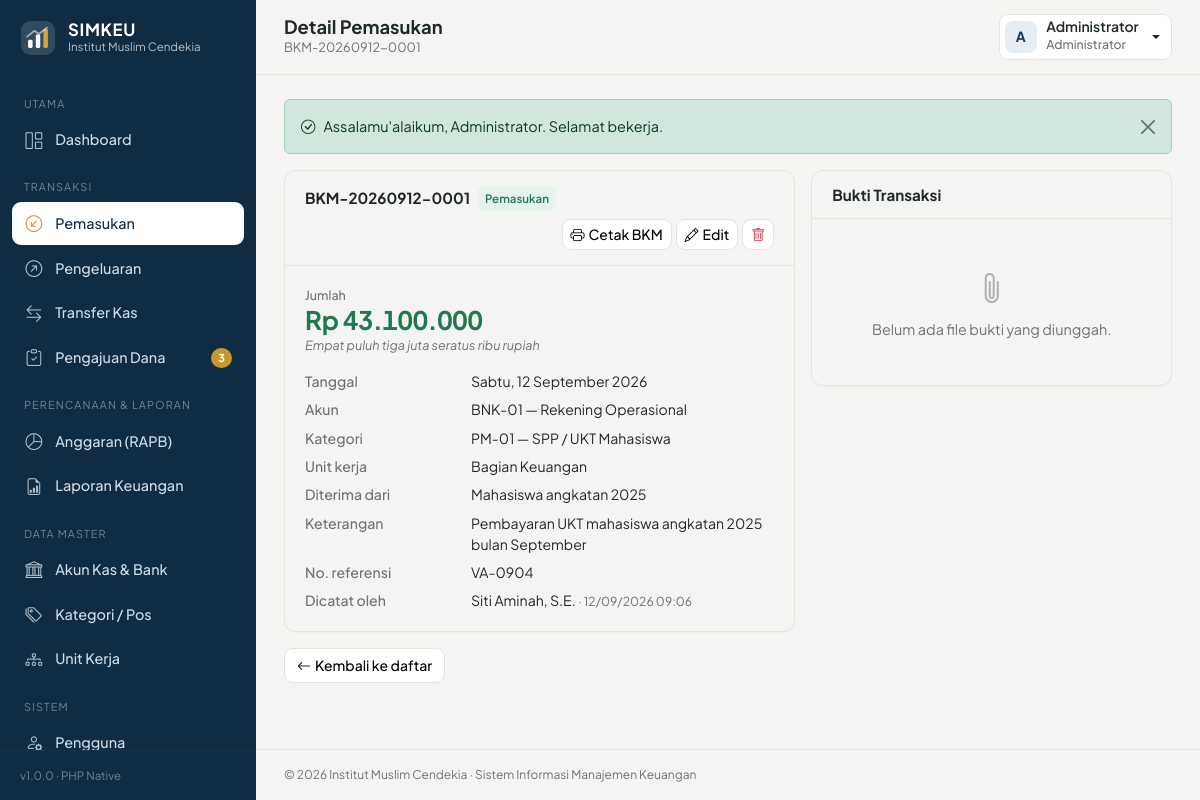
The page /index.php?page=pemasukan&act=view&id=127 (signed in) on the database its author committed.
### tables this page shows
CREATE TABLE transaksi (
    id INT AUTO_INCREMENT PRIMARY KEY,
    no_transaksi VARCHAR(30) NOT NULL UNIQUE,
    tanggal DATE NOT NULL,
    tipe ENUM('masuk','keluar','transfer') NOT NULL,
    akun_id INT NOT NULL,
    akun_tujuan_id INT NULL,
    kategori_id INT NULL,
    unit_id INT NULL,
    jumlah DECIMAL(15,2) NOT NULL,
    pihak VARCHAR(150) NULL COMMENT 'Diterima dari / dibayarkan kepada',
    keterangan VARCHAR(255) NOT NULL,
    no_referensi VARCHAR(50) NULL,
    bukti VARCHAR(255) NULL,
    user_id INT NULL,
    created_at TIMESTAMP DEFAULT CURRENT_TIMESTAMP,
    updated_at TIMESTAMP NULL DEFAULT NULL ON UPDATE CURRENT_TIMESTAMP,
    INDEX idx_tanggal (tanggal),
    INDEX idx_tipe (tipe),
    CONSTRAINT fk_trx_akun FOREIGN KEY (akun_id) REFERENCES akun_kas(id),
    CONSTRAINT fk_trx_akun_tujuan FOREIGN KEY (akun_tujuan_id) REFERENCES akun_kas(id),
    CONSTRAINT fk_trx_kategori FOREIGN KEY (kategori_id) REFERENCES kategori(id),
    CONSTRAINT fk_trx_unit FOREIGN KEY (unit_id) REFERENCES unit(id) ON DELETE SET NULL,
    CONSTRAINT fk_trx_user FOREIGN KEY (user_id) REFERENCES users(id) ON DELETE SET NULL
);

CREATE TABLE akun_kas (
    id INT AUTO_INCREMENT PRIMARY KEY,
    kode VARCHAR(10) NOT NULL UNIQUE,
    nama VARCHAR(100) NOT NULL,
    jenis ENUM('kas','bank') NOT NULL DEFAULT 'kas',
    nama_bank VARCHAR(100) NULL,
    no_rekening VARCHAR(50) NULL,
    atas_nama VARCHAR(100) NULL,
    saldo_awal DECIMAL(15,2) NOT NULL DEFAULT 0,
    aktif TINYINT(1) NOT NULL DEFAULT 1
);

CREATE TABLE kategori (
    id INT AUTO_INCREMENT PRIMARY KEY,
    kode VARCHAR(10) NOT NULL UNIQUE,
    nama VARCHAR(100) NOT NULL,
    tipe ENUM('masuk','keluar') NOT NULL,
    keterangan VARCHAR(255) NULL,
    aktif TINYINT(1) NOT NULL DEFAULT 1
);

CREATE TABLE unit (
    id INT AUTO_INCREMENT PRIMARY KEY,
    kode VARCHAR(10) NOT NULL UNIQUE,
    nama VARCHAR(100) NOT NULL,
    penanggung_jawab VARCHAR(100) NULL,
    aktif TINYINT(1) NOT NULL DEFAULT 1
);

CREATE TABLE users (
    id INT AUTO_INCREMENT PRIMARY KEY,
    nama VARCHAR(100) NOT NULL,
    username VARCHAR(50) NOT NULL UNIQUE,
    password VARCHAR(255) NOT NULL,
    role ENUM('admin','bendahara','pimpinan','staf') NOT NULL DEFAULT 'staf',
    unit_id INT NULL,
    aktif TINYINT(1) NOT NULL DEFAULT 1,
    last_login DATETIME NULL,
    created_at TIMESTAMP DEFAULT CURRENT_TIMESTAMP,
    CONSTRAINT fk_users_unit FOREIGN KEY (unit_id) REFERENCES unit(id) ON DELETE SET NULL
);

### index.php (called while the page is built, shortened)
<?php
$routes = [
    'dashboard'   => ['dashboard', 'dashboard'],
    'pemasukan'   => ['transaksi', 'transaksi.view'],
    'pengeluaran' => ['transaksi', 'transaksi.view'],
    'transfer'    => ['transfer', 'transaksi.view'],
    'bukti'       => ['bukti', 'transaksi.view'],
    'pengajuan'   => ['pengajuan', 'pengajuan.view'],
    'anggaran'    => ['anggaran', 'laporan'],
    'laporan'     => ['laporan', 'laporan'],
    'akun_kas'    => ['akun_kas', 'master'],
    'kategori'    => ['kategori', 'master'],
    'unit'        => ['unit', 'master'],
    'pengguna'    => ['pengguna', 'system'],
    'pengaturan'  => ['pengaturan', 'system'],
    'log'         => ['log', 'system'],
    'profil'      => ['profil', null],
];
$page = $_GET['page'] ?? home_page();
[$module, $perm] = $routes[$page];
require __DIR__ . '/modules/' . $module . '.php';

### config/db.php (called while the page is built, shortened)
<?php
function db(): PDO
{
    static $pdo = null;
    if ($pdo === null) {
        $dsn = 'mysql:host=' . DB_HOST . ';port=' . DB_PORT . ';dbname=' . DB_NAME . ';charset=utf8mb4';
        try {
            $pdo = new PDO($dsn, DB_USER, DB_PASS, [
                PDO::ATTR_ERRMODE            => PDO::ERRMODE_EXCEPTION,
                PDO::ATTR_DEFAULT_FETCH_MODE => PDO::FETCH_ASSOC,
                PDO::ATTR_EMULATE_PREPARES   => false,
            ]);
        } catch (PDOException $e) {
            http_response_code(500);
            die('<div style="font-family:sans-serif;padding:40px;color:#7f1d1d">
                <h3>Koneksi database gagal</h3>
                <p>Periksa pengaturan di <code>config/db.php</code> dan pastikan database <b>' . DB_NAME . '</b> sudah di-import dari <code>database/simkeu_db.sql</code>.</p>
                <small>' . htmlspecialchars($e->getMessage()) . '</small></div>');
        }
    }
    return $pdo;
}

### modules/transaksi.php (the view, shortened to what this page needs)
<?php
$tipe = $page === 'pemasukan' ? 'masuk' : 'keluar';
$isIn = $tipe === 'masuk';
$label = $isIn ? 'Pemasukan' : 'Pengeluaran';
$pihakLabel = $isIn ? 'Diterima dari' : 'Dibayarkan kepada';
$act = $_GET['act'] ?? 'list';
function get_trx(int $id, string $tipe): ?array
{
    $st = db()->prepare("SELECT t.*, a.nama akun, a.kode akun_kode, k.nama kategori, k.kode kategori_kode, u.nama unit, us.nama petugas
        FROM transaksi t JOIN akun_kas a ON a.id = t.akun_id LEFT JOIN kategori k ON k.id = t.kategori_id
        LEFT JOIN unit u ON u.id = t.unit_id LEFT JOIN users us ON us.id = t.user_id WHERE t.id = ? AND t.tipe = ?");
    $st->execute([$id, $tipe]);
    return $st->fetch() ?: null;
}
    ?>
    <?php
if ($act === 'view') {
    $row = get_trx((int)($_GET['id'] ?? 0), $tipe);
    $title = 'Detail ' . $label;
    $subtitle = $row['no_transaksi'];
    require ROOT_PATH . '/includes/header.php';
    ?>
    <div class="row g-3">
        <div class="col-lg-7">
            <div class="card">
                <div class="card-header">
                    <h2><?= e($row['no_transaksi']) ?></h2>
                    <span class="badge-soft <?= $isIn ? 'bs-in' : 'bs-red' ?>"><?= $label ?></span>
                    <div class="ms-auto d-flex gap-1">
                        <a href="<?= url('bukti', ['id' => $row['id']]) ?>" target="_blank" class="btn btn-sm btn-light"><i class="bi bi-printer me-1"></i>Cetak <?= $isIn ? 'BKM' : 'BKK' ?></a>
                        <?php if (can('transaksi.write')): ?><a href="<?= url($page, ['act' => 'form', 'id' => $row['id']]) ?>" class="btn btn-sm btn-light"><i class="bi bi-pencil me-1"></i>Edit</a><?php endif; ?>
                        <?php if (can('transaksi.delete')): ?>
                            <form method="post" data-confirm="Hapus <?= strtolower($label) ?> <?= e($row['no_transaksi']) ?>? Tindakan ini tidak dapat dibatalkan."><button class="btn btn-sm btn-light"><i class="bi bi-trash text-danger"></i></button></form>
                        <?php endif; ?>
                    </div>
                </div>
                <div class="card-body">
                    <div class="mb-3"><div class="stat-label">Jumlah</div><div class="stat-value <?= $isIn ? 'text-in' : 'text-out' ?>" style="font-size:1.6rem"><?= rupiah($row['jumlah']) ?></div>
                        <div class="small text-muted fst-italic"><?= e(ucfirst(terbilang($row['jumlah']))) ?> rupiah</div></div>
                    <dl class="detail-list">
                        <dt>Tanggal</dt><dd><?= tgl_indo($row['tanggal'], true) ?></dd>
                        <dt>Akun</dt><dd><?= e($row['akun_kode'] . ' — ' . $row['akun']) ?></dd>
                        <dt>Kategori</dt><dd><?= e($row['kategori_kode'] . ' — ' . $row['kategori']) ?></dd>
                        <dt>Unit kerja</dt><dd><?= e($row['unit'] ?? '-') ?></dd>
                        <dt><?= $pihakLabel ?></dt><dd><?= e($row['pihak'] ?? '-') ?></dd>
                        <dt>Keterangan</dt><dd><?= e($row['keterangan']) ?></dd>
                        <dt>No. referensi</dt><dd><?= e($row['no_referensi'] ?? '-') ?></dd>
                        <dt>Dicatat oleh</dt><dd><?= e($row['petugas'] ?? '-') ?> <span class="text-muted small">&middot; <?= e(date('d/m/Y H:i', strtotime($row['created_at']))) ?></span></dd>
                    </dl>
                </div>
            </div>
            <a href="<?= url($page) ?>" class="btn btn-light mt-3"><i class="bi bi-arrow-left me-1"></i>Kembali ke daftar</a>
        </div>
        <div class="col-lg-5">
            <div class="card">
                <div class="card-header"><h2>Bukti Transaksi</h2></div>
                <div class="card-body">
                    <?php if ($row['bukti']): $ext = strtolower(pathinfo($row['bukti'], PATHINFO_EXTENSION)); ?>
                        <?php if ($ext === 'pdf'): ?>
                            <a href="<?= e(bukti_url($row['bukti'])) ?>" target="_blank" class="btn btn-light w-100"><i class="bi bi-file-earmark-pdf me-1 text-danger"></i>Buka bukti (PDF)</a>
                        <?php else: ?>
                            <a href="<?= e(bukti_url($row['bukti'])) ?>" target="_blank"><img src="<?= e(bukti_url($row['bukti'])) ?>" alt="Bukti <?= e($row['no_transaksi']) ?>" class="bukti-preview"></a>
                        <?php endif; ?>
                    <?php else: ?>
                        <div class="empty-state py-4"><i class="bi bi-paperclip"></i>Belum ada file bukti yang diunggah.</div>
                    <?php endif; ?>
                </div>
            </div>
        </div>
    </div>
    <?php
    require ROOT_PATH . '/includes/footer.php';
    return;
}
$subtitle = $isIn ? 'Pencatatan kas masuk lembaga' : 'Pencatatan kas keluar lembaga';
require ROOT_PATH . '/includes/header.php';
?>
<?php require ROOT_PATH . '/includes/footer.php';

### includes/header.php (shortened to what this page needs)
<?php
$title = $title ?? 'Dashboard';
$current = $_GET['page'] ?? 'dashboard';
$menu = [
    ['header' => 'Utama', 'perm' => 'dashboard'],
    ['page' => 'dashboard',  'icon' => 'grid-1x2',          'label' => 'Dashboard', 'perm' => 'dashboard'],
    ['header' => 'Transaksi', 'perm' => 'pengajuan.view'],
    ['page' => 'pemasukan',  'icon' => 'arrow-down-left-circle', 'label' => 'Pemasukan', 'perm' => 'transaksi.view'],
    ['page' => 'pengeluaran','icon' => 'arrow-up-right-circle',  'label' => 'Pengeluaran', 'perm' => 'transaksi.view'],
    ['page' => 'transfer',   'icon' => 'arrow-left-right',  'label' => 'Transfer Kas', 'perm' => 'transaksi.view'],
    ['page' => 'pengajuan',  'icon' => 'clipboard-check',   'label' => 'Pengajuan Dana', 'perm' => 'pengajuan.view', 'badge' => true],
    ['header' => 'Perencanaan & Laporan', 'perm' => 'laporan'],
    ['page' => 'anggaran',   'icon' => 'pie-chart',         'label' => 'Anggaran (RAPB)', 'perm' => 'laporan'],
    ['page' => 'laporan',    'icon' => 'file-earmark-bar-graph', 'label' => 'Laporan Keuangan', 'perm' => 'laporan'],
    ['header' => 'Data Master', 'perm' => 'master'],
    ['page' => 'akun_kas',   'icon' => 'bank',              'label' => 'Akun Kas & Bank', 'perm' => 'master'],
    ['page' => 'kategori',   'icon' => 'tags',              'label' => 'Kategori / Pos', 'perm' => 'master'],
    ['page' => 'unit',       'icon' => 'diagram-3',         'label' => 'Unit Kerja', 'perm' => 'master'],
    ['header' => 'Sistem', 'perm' => 'system'],
    ['page' => 'pengguna',   'icon' => 'person-gear',       'label' => 'Pengguna', 'perm' => 'system'],
    ['page' => 'pengaturan', 'icon' => 'gear',              'label' => 'Pengaturan', 'perm' => 'system'],
    ['page' => 'log',        'icon' => 'clock-history',     'label' => 'Log Aktivitas', 'perm' => 'system'],
];
$__badge = 0;
if (can('pengajuan.approve')) {
    $__badge += (int)db()->query("SELECT COUNT(*) FROM pengajuan WHERE status = 'diajukan'")->fetchColumn();
}
if (can('pengajuan.cair')) {
    $__badge += (int)db()->query("SELECT COUNT(*) FROM pengajuan WHERE status = 'disetujui'")->fetchColumn();
}
?>
<!doctype html>
<html lang="id">
<head>
    <link href="https://cdn.jsdelivr.net/npm/bootstrap@5.3.3/dist/css/bootstrap.min.css" rel="stylesheet">
    <link href="https://cdn.jsdelivr.net/npm/bootstrap-icons@1.11.3/font/bootstrap-icons.min.css" rel="stylesheet">
    <link href="<?= asset('css/style.css') ?>" rel="stylesheet">
</head>
<body>
<div class="app">
    <aside class="sidebar" id="sidebar">
        <a href="<?= url() ?>" class="brand">
            <span class="brand-logo"><?= logo_svg(36) ?></span>
            <span>
                <span class="brand-name"><?= APP_NAME ?></span>
                <span class="brand-sub"><?= e(setting('nama_lembaga', APP_DESC)) ?></span>
            </span>
        </a>
        <nav class="side-nav">
            <?php foreach ($menu as $m):
                if (isset($m['header'])): ?>
                    <div class="nav-header"><?= e($m['header']) ?></div>
                <?php else: ?>
                    <a href="<?= url($m['page']) ?>" class="nav-link-item <?= $current === $m['page'] ? 'active' : '' ?>">
                        <i class="bi bi-<?= $m['icon'] ?>"></i><span><?= e($m['label']) ?></span>
                        <?php if (!empty($m['badge']) && $__badge): ?><span class="nav-badge"><?= $__badge ?></span><?php endif; ?>
                    </a>
                <?php endif; endforeach; ?>
        </nav>
        <div class="side-foot">v<?= APP_VERSION ?> &middot; PHP Native</div>
    </aside>
    <div class="main">
        <header class="topbar">
            <div class="topbar-title">
                <h1><?= e($title) ?></h1>
                <?php if (!empty($subtitle)): ?><p><?= e($subtitle) ?></p><?php endif; ?>
            </div>
            <div class="dropdown ms-auto">
                <button class="btn user-chip dropdown-toggle" data-bs-toggle="dropdown" aria-expanded="false">
                    <span class="avatar"><?= e(inisial(user('nama'))) ?></span>
                    <span class="d-none d-sm-inline text-start">
                        <span class="d-block fw-semibold lh-1"><?= e(user('nama')) ?></span>
                        <small class="text-muted"><?= e(role_list()[user('role')] ?? user('role')) ?></small>
                    </span>
                </button>
            </div>
        </header>
        <main class="content">
            <?= show_flash() ?>

### rows shown on the page
transaksi: no_transaksi "BKM-20260912-0001", jumlah "Rp 43.100.000", jumlah "Empat puluh tiga juta seratus ribu", tanggal "Sabtu, 12 September 2026", akun.nama "BNK-01 — Rekening Operasional", kategori.nama "PM-01 — SPP / UKT Mahasiswa", unit.nama "Bagian Keuangan", pihak "Mahasiswa angkatan 2025", keterangan "Pembayaran UKT mahasiswa angkatan 2025 bulan September", no_referensi "VA-0904", user.nama "Siti Aminah, S.E.", created_at "12/09/2026 09:06"

### other values the page prints
APP_NAME "SIMKEU"
setting('nama_lembaga', APP_DESC) "Institut Muslim Cendekia"
$m['header'] "UTAMA"
$m['label'] "Dashboard"
$m['header'] "TRANSAKSI"
$m['label'] "Pemasukan"
$m['label'] "Pengeluaran"
$m['label'] "Transfer Kas"
$m['label'] "Pengajuan Dana"
$m['header'] "PERENCANAAN & LAPORAN"
$m['label'] "Anggaran (RAPB)"
$m['label'] "Laporan Keuangan"
$m['header'] "DATA MASTER"
$m['label'] "Akun Kas & Bank"
$m['label'] "Kategori / Pos"
